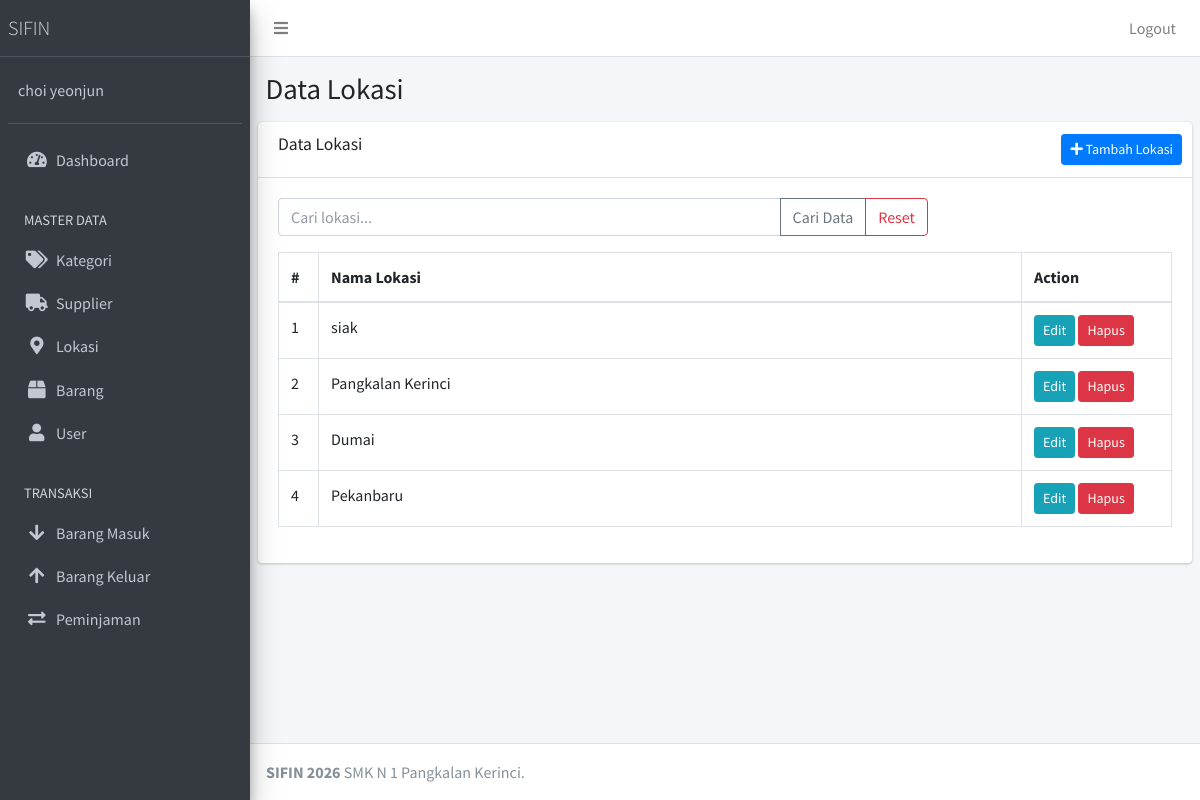
The page /public/lokasi (signed in) on the database its author committed.
### tables this page shows
CREATE TABLE `lokasi` (
  `id_lokasi` int NOT NULL,
  `nama_lokasi` varchar(100) NOT NULL
);

### app/core/Controller.php (called while the page is built, shortened)
<?php
class Controller {
    public function view($view, $data = [])
    {
        require_once '../app/views/'.$view.'.php';
    }
    public function model($model)
    {
        return new $model;
    }
}

### app/controllers/Lokasi.php (called while the page is built, shortened)
<?php
class Lokasi extends Controller
{
    public function index()
    {
        $data['title'] = 'Data Lokasi';
        $data['lokasi'] = $this->model('LokasiModel')->getAllLokasi();
        $this->view('lokasi/index', $data);
    }
}

### app/core/App.php (called while the page is built, shortened)
<?php
class App{
	protected $method = 'index';
	protected $params = [];
	public function __construct(){
		$this->controller = new $this->controller;
		call_user_func_array([$this->controller, $this->method], $this->params);
	}
}

### public/index.php (called while the page is built, shortened)
<?php
$app = new app;

### app/core/Database.php (called while the page is built, shortened)
<?php
class Database{
	private $host = DB_HOST;
	private $user = DB_USER;
	private $pass = DB_PASS;
	private $dbnm = DB_NAME;
	private $dbh;
	private $stmt;
	public function __construct()
	{
		$dsn = 'mysql:host='. $this->host .';dbname='. $this->dbnm;
		$option = [
			PDO::ATTR_PERSISTENT => true,
			PDO::ATTR_ERRMODE => PDO::ERRMODE_EXCEPTION
		];
		try{
			$this->dbh = new PDO($dsn,$this->user,$this->pass, $option);
		}catch(PDOException $e){
			die($e->getMessage());
		}
	}
	public function query($query)
	{
		$this->stmt = $this->dbh->prepare($query);
	}
	public function execute()
	{
		$this->stmt->execute();
	}
	public function resultSet()
	{
		$this->execute();
		return $this->stmt->fetchAll(PDO::FETCH_ASSOC);
	}
}

### app/models/LokasiModel.php (called while the page is built, shortened)
<?php
class LokasiModel
{
    private $table = 'lokasi';
    private $db;
    public function __construct()
    {
        $this->db = new Database;
    }
    public function getAllLokasi()
    {
        $this->db->query(
            "SELECT * FROM {$this->table} ORDER BY id_lokasi DESC"
        );
        return $this->db->resultSet();
    }
}

### app/views/lokasi/index.php (the view, shortened to what this page needs)
<div class="content-wrapper">
    <section class="content-header">
        <div class="container-fluid">
            <h1><?= $data['title']; ?></h1>
        </div>
    </section>
    <section class="content">
        <div class="card">
            <div class="card-header">
                <h3 class="card-title">Data Lokasi</h3>
                <div class="card-tools">
                    <a href="<?= base_url; ?>/lokasi/tambah"
                       class="btn btn-primary btn-sm">
                        <i class="fas fa-plus"></i> Tambah Lokasi
                    </a>
                </div>
            </div>
            <div class="card-body">
                <form action="<?= base_url; ?>/lokasi/cari"
                      method="POST" class="mb-3">
                    <div class="input-group" style="max-width: 650px;">
                        <input type="text"
                               name="key"
                               class="form-control"
                               placeholder="Cari lokasi..."
                               value="<?= htmlspecialchars($data['key'] ?? '', ENT_QUOTES, 'UTF-8'); ?>">
                        <div class="input-group-append">
                            <button type="submit"
                                    class="btn btn-outline-secondary">
                                Cari Data
                            </button>
                            <a href="<?= base_url; ?>/lokasi"
                               class="btn btn-outline-danger">
                                Reset
                            </a>
                        </div>
                    </div>
                </form>
                <div class="table-responsive">
                    <table class="table table-bordered table-hover">
                        <thead>
                            <tr>
                                <th style="width: 40px;">#</th>
                                <th>Nama Lokasi</th>
                                <th style="width: 150px;">Action</th>
                            </tr>
                        </thead>
                        <tbody>
                            <?php if (!empty($data['lokasi'])): ?>
                                <?php $no = 1; ?>
                                <?php foreach ($data['lokasi'] as $row): ?>
                                    <tr>
                                        <td><?= $no++; ?></td>
                                        <td>
                                            <?= htmlspecialchars(
                                                $row['nama_lokasi'],
                                                ENT_QUOTES,
                                                'UTF-8'
                                            ); ?>
                                        </td>
                                        <td>
                                            <a href="<?= base_url; ?>/lokasi/edit/<?= $row['id_lokasi']; ?>"
                                               class="btn btn-info btn-sm">
                                                Edit
                                            </a>
                                            <a href="<?= base_url; ?>/lokasi/hapus/<?= $row['id_lokasi']; ?>"
                                               class="btn btn-danger btn-sm"
                                               onclick="return confirm('Yakin ingin menghapus lokasi ini?')">
                                                Hapus
                                            </a>
                                        </td>
                                    </tr>
                                <?php endforeach; ?>
                            <?php endif; ?>
                        </tbody>
                    </table>
                </div>
            </div>
        </div>
    </section>
</div>

### rows shown on the page
lokasi: nama_lokasi "siak"
lokasi: nama_lokasi "Pangkalan Kerinci"
lokasi: nama_lokasi "Dumai"
lokasi: nama_lokasi "Pekanbaru"

### other values the page prints
$_SESSION['nama_lengkap'] "choi yeonjun"
$data['title'] "Data Lokasi"
